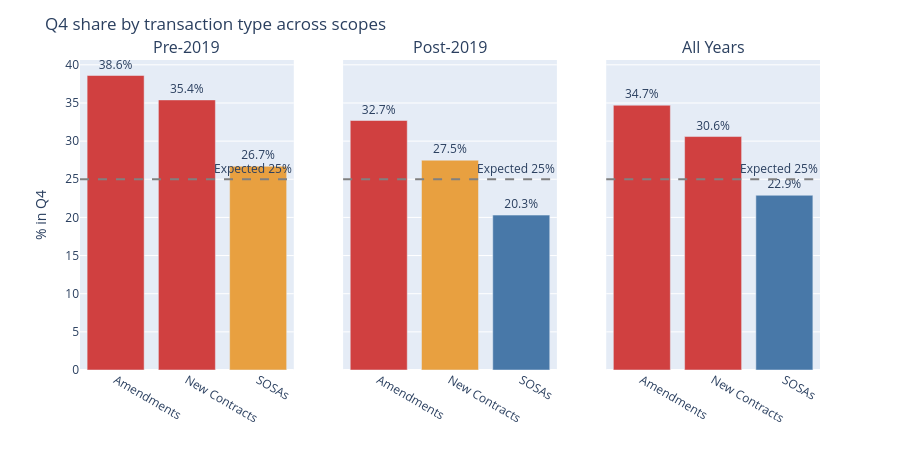

Here is the notebook cell this chart was saved with:
### Code cell
# Q4 concentration by instrument type: pre-2019 vs post-2019 vs all years
fig = make_subplots(rows=1, cols=3, subplot_titles=['Pre-2019', 'Post-2019', 'All Years'], shared_yaxes=True)

for i, (scope, filt) in enumerate([
    ('Pre-2019', "reporting_period < '2019-2020'"),
    ('Post-2019', "reporting_period >= '2019-2020'"),
    ('All Years', '1=1')
]):
    inst = con.sql(f"""
        SELECT CASE instrument_type WHEN 'C' THEN 'New Contracts' WHEN 'A' THEN 'Amendments' WHEN 'SOSA' THEN 'SOSAs' END AS type,
            ROUND(SUM(CASE WHEN quarter='Q4' THEN 1 ELSE 0 END)*100.0/COUNT(*), 1) AS q4_pct
        FROM analysis WHERE instrument_type IS NOT NULL AND {filt}
        GROUP BY instrument_type ORDER BY q4_pct DESC
    """).pl().to_pandas()
    
    fig.add_trace(go.Bar(x=inst['type'], y=inst['q4_pct'],
        marker_color=[('#D04040' if p > 30 else '#E8A040' if p > 25 else '#4878A8') for p in inst['q4_pct']],
        text=[f"{v}%" for v in inst['q4_pct']], textposition='outside', cliponaxis=False,
        showlegend=False), row=1, col=i+1)

fig.add_hline(y=25, line_dash="dash", line_color="gray", annotation_text="Expected 25%")
fig.update_layout(title="Q4 share by transaction type across scopes",
    height=450, margin=dict(t=60))
fig.update_yaxes(title_text="% in Q4", row=1, col=1)
fig.show()

### Figure 1 — Plotly figure (JSON) as saved in the notebook; plotly's stock layout.template omitted (floating-point values rounded to 4 significant figures)
{"data": [{"cliponaxis": false, "marker": {"color": ["#D04040", "#D04040", "#E8A040"]}, "showlegend": false, "text": ["38.6%", "35.4%", "26.7%"], "textposition": "outside", "type": "bar", "x": ["Amendments", "New Contracts", "SOSAs"], "xaxis": "x", "y": [38.6, 35.4, 26.7], "yaxis": "y"}, {"cliponaxis": false, "marker": {"color": ["#D04040", "#E8A040", "#4878A8"]}, "showlegend": false, "text": ["32.7%", "27.5%", "20.3%"], "textposition": "outside", "type": "bar", "x": ["Amendments", "New Contracts", "SOSAs"], "xaxis": "x2", "y": [32.7, 27.5, 20.3], "yaxis": "y2"}, {"cliponaxis": false, "marker": {"color": ["#D04040", "#D04040", "#4878A8"]}, "showlegend": false, "text": ["34.7%", "30.6%", "22.9%"], "textposition": "outside", "type": "bar", "x": ["Amendments", "New Contracts", "SOSAs"], "xaxis": "x3", "y": [34.7, 30.6, 22.9], "yaxis": "y3"}], "layout": {"annotations": [{"font": {"size": 16}, "showarrow": false, "text": "Pre-2019", "x": 0.1444, "xanchor": "center", "xref": "paper", "y": 1, "yanchor": "bottom", "yref": "paper"}, {"font": {"size": 16}, "showarrow": false, "text": "Post-2019", "x": 0.5, "xanchor": "center", "xref": "paper", "y": 1, "yanchor": "bottom", "yref": "paper"}, {"font": {"size": 16}, "showarrow": false, "text": "All Years", "x": 0.8556, "xanchor": "center", "xref": "paper", "y": 1, "yanchor": "bottom", "yref": "paper"}, {"showarrow": false, "text": "Expected 25%", "x": 1, "xanchor": "right", "xref": "x domain", "y": 25, "yanchor": "bottom", "yref": "y"}, {"showarrow": false, "text": "Expected 25%", "x": 1, "xanchor": "right", "xref": "x2 domain", "y": 25, "yanchor": "bottom", "yref": "y2"}, {"showarrow": false, "text": "Expected 25%", "x": 1, "xanchor": "right", "xref": "x3 domain", "y": 25, "yanchor": "bottom", "yref": "y3"}], "height": 450, "margin": {"t": 60}, "shapes": [{"line": {"color": "gray", "dash": "dash"}, "type": "line", "x0": 0, "x1": 1, "xref": "x domain", "y0": 25, "y1": 25, "yref": "y"}, {"line": {"color": "gray", "dash": "dash"}, "type": "line", "x0": 0, "x1": 1, "xref": "x2 domain", "y0": 25, "y1": 25, "yref": "y2"}, {"line": {"color": "gray", "dash": "dash"}, "type": "line", "x0": 0, "x1": 1, "xref": "x3 domain", "y0": 25, "y1": 25, "yref": "y3"}], "title": {"text": "Q4 share by transaction type across scopes"}, "xaxis": {"anchor": "y", "domain": [0, 0.2889]}, "xaxis2": {"anchor": "y2", "domain": [0.3556, 0.6444]}, "xaxis3": {"anchor": "y3", "domain": [0.7111, 1]}, "yaxis": {"anchor": "x", "domain": [0, 1], "title": {"text": "% in Q4"}}, "yaxis2": {"anchor": "x2", "domain": [0, 1], "matches": "y", "showticklabels": false}, "yaxis3": {"anchor": "x3", "domain": [0, 1], "matches": "y", "showticklabels": false}}}
